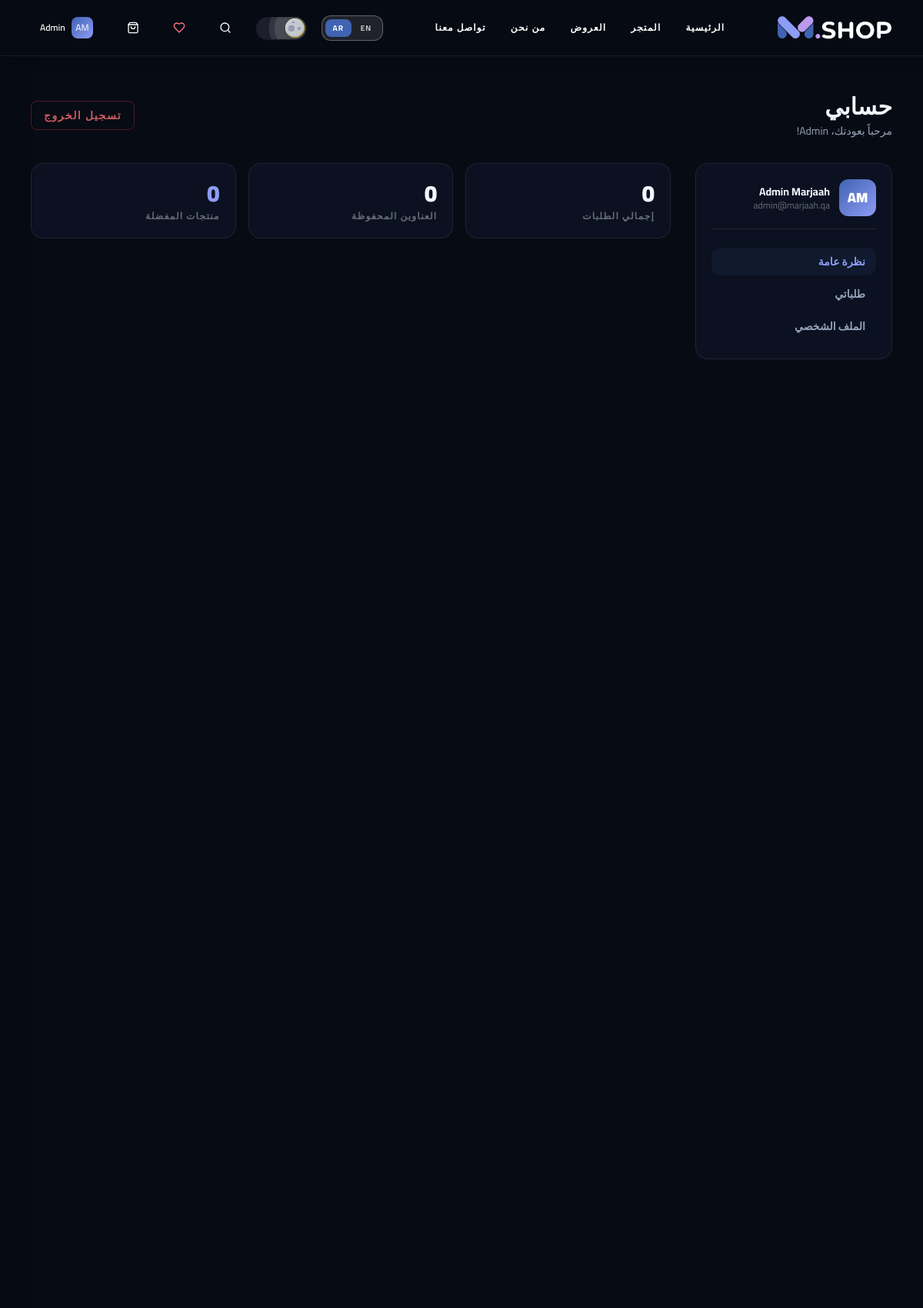
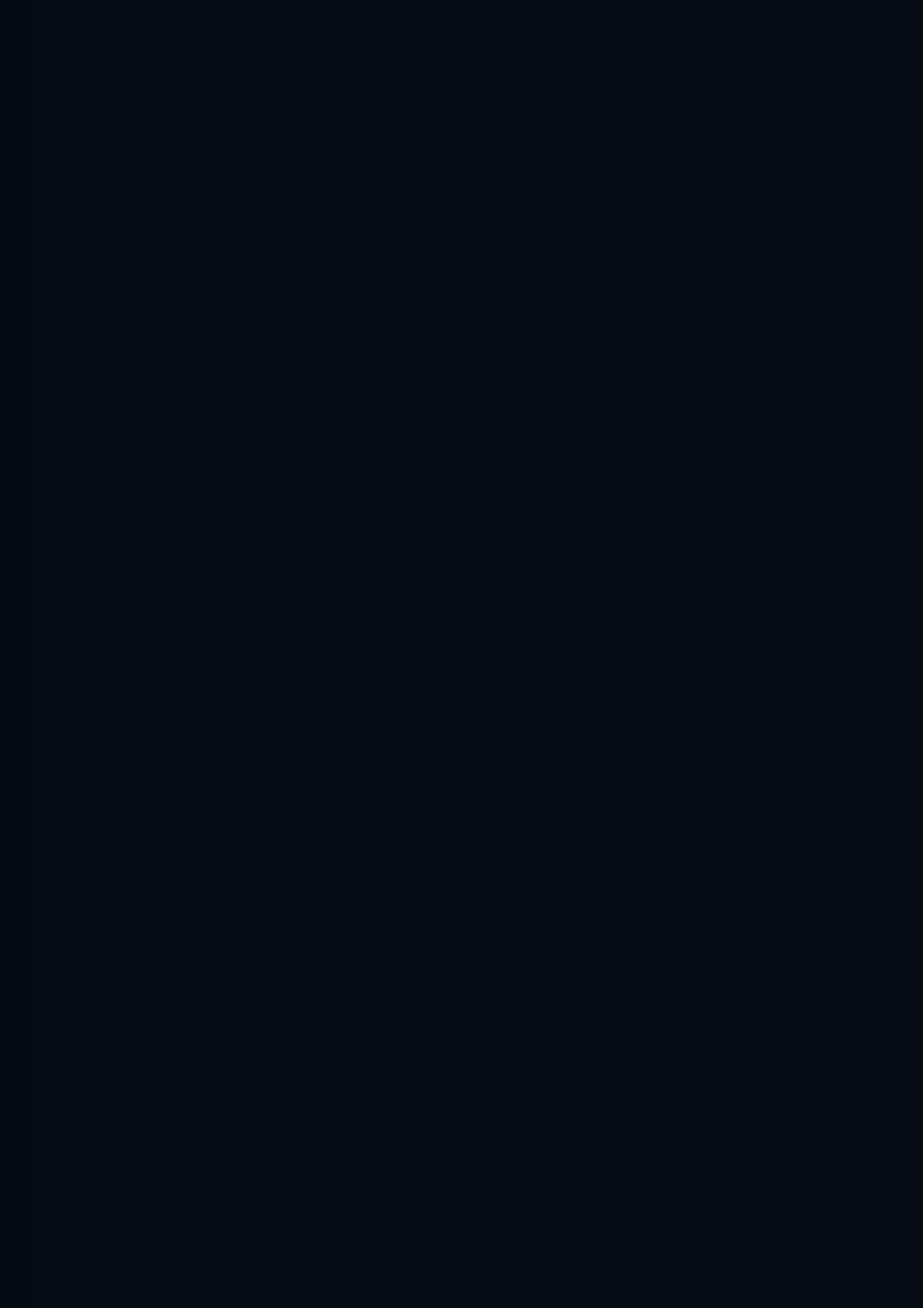
The app's page /ar/account/ (signed in, upper part) with its own data (2 pictures, top to bottom).
### store/models.py (models this page shows, shortened)
class User(AbstractUser):
    phone = models.CharField(max_length=30, blank=True)
    class Meta:
        verbose_name = 'User'

### store/views.py (the view, shortened to what this page needs)
# urls.py: path('account/', views.account_view, name='account'),
@login_required
def account_view(request):
    locale = _get_locale(request)
    orders = request.user.orders.order_by('-created_at')
    addresses = request.user.addresses.all()
    address_form = AddressForm()
    profile_form = ProfileForm(initial={
        'first_name': request.user.first_name,
        'last_name': request.user.last_name,
        'phone': request.user.phone,
    })
    return render(request, 'account/account.html', {
        'orders': orders,
        'addresses': addresses,
        'profile_form': profile_form,
        'address_form': address_form,
        'locale': locale,
    })

### store/templatetags/store_tags.py (called while the page is built)
@register.filter(name='split')
def split(value, arg=' '):
    if not value:
        return []
    return [x.strip() for x in str(value).split(arg)]

### store/translations.py (called while the page is built, shortened)
def load_translations():
    global _EN_CACHE, _AR_CACHE
    if _EN_CACHE is not None and _AR_CACHE is not None:
        return _EN_CACHE, _AR_CACHE

def get_translations(locale='en'):
    en, ar = load_translations()
    return ar if locale == 'ar' else en

    def __getattr__(self, name):
        if name in self:
            return self[name]
        if self._fallback and hasattr(self._fallback, name):
            return getattr(self._fallback, name)
        if self._fallback and isinstance(self._fallback, dict) and name in self._fallback:
            return self._fallback[name]
        return ""

    def __getitem__(self, key):
        if key in self:
            return super().__getitem__(key)
        if self._fallback and key in self._fallback:
            return self._fallback[key]
        return ""

### store/views.py (called while the page is built)
def _get_locale(request):
    return 'ar' if request.path.startswith('/ar/') else 'en'

### templates/account/account.html (shortened to what this page needs)
{% extends "base.html" %}
{% load static %}
{% block content %}
<div class="pt-[72px] min-h-screen">
  <div class="container-custom py-12">
    <div class="flex flex-wrap items-center justify-between gap-4 mb-8">
      <div>
        <h1 class="text-3xl font-display font-black" style="color:var(--text-primary)">{{ t.account.my_account|default:"My Account" }}</h1>
        <p class="text-sm mt-1" style="color:var(--text-secondary)">{% if is_rtl %}مرحباً بعودتك، {{ user.first_name }}!{% else %}Welcome back, {{ user.first_name }}!{% endif %}</p>
      </div>
      <a href="/{{ locale }}/auth/logout/" class="btn-ghost border text-sm text-red-400/80 hover:text-red-400" style="border-color:rgba(239,68,68,0.3)">{{ t.nav.sign_out|default:"Sign Out" }}</a>
    </div>
    <div class="grid lg:grid-cols-4 gap-6 lg:gap-8">
      <div class="lg:col-span-1">
        <div class="rounded-2xl p-4 sm:p-5" style="background:var(--bg-surface);border:1px solid var(--border-color)">
          <div class="flex items-center gap-3 mb-4 sm:mb-6 pb-4" style="border-bottom:1px solid var(--border-color)">
            <div class="w-10 h-10 sm:w-12 sm:h-12 rounded-xl flex items-center justify-center text-white font-display font-black text-sm sm:text-lg flex-shrink-0" style="background:linear-gradient(135deg,#4063B2,#8D9CF5)">{{ user.first_name|first|upper }}{{ user.last_name|first|upper }}</div>
            <div class="min-w-0"><p class="font-bold text-xs sm:text-sm truncate" style="color:var(--text-primary)">{{ user.get_full_name }}</p><p class="text-[11px] sm:text-xs truncate max-w-[150px]" style="color:var(--text-tertiary)">{{ user.email }}</p></div>
          </div>
          <nav class="flex lg:flex-col gap-1.5 overflow-x-auto pb-1 no-scrollbar touch-pan-x">
            <button onclick="showTab('overview')" id="tab-btn-overview" class="flex-shrink-0 text-left {% if is_rtl %}text-right{% endif %} px-3.5 py-2 rounded-xl text-xs sm:text-sm font-semibold transition-all cursor-pointer tab-btn" style="color:var(--text-secondary)">{% if is_rtl %}نظرة عامة{% else %}Overview{% endif %}</button>
            <button onclick="showTab('orders')" id="tab-btn-orders" class="flex-shrink-0 text-left {% if is_rtl %}text-right{% endif %} px-3.5 py-2 rounded-xl text-xs sm:text-sm font-semibold transition-all cursor-pointer tab-btn" style="color:var(--text-secondary)">{% if is_rtl %}طلباتي{% else %}Orders{% endif %}</button>
            <button onclick="showTab('profile')" id="tab-btn-profile" class="flex-shrink-0 text-left {% if is_rtl %}text-right{% endif %} px-3.5 py-2 rounded-xl text-xs sm:text-sm font-semibold transition-all cursor-pointer tab-btn" style="color:var(--text-secondary)">{% if is_rtl %}الملف الشخصي{% else %}Profile{% endif %}</button>
          </nav>
        </div>
      </div>
      <div class="lg:col-span-3">
        <div id="tab-overview" class="tab-panel hidden">
          <div class="grid sm:grid-cols-3 gap-4">
            <div class="rounded-2xl p-5" style="background:var(--bg-surface);border:1px solid var(--border-color)">
              <p class="text-3xl font-display font-black" style="color:var(--text-primary)">{{ orders.count }}</p>
              <p class="text-xs mt-1 uppercase tracking-widest font-bold" style="color:var(--text-tertiary)">{% if is_rtl %}إجمالي الطلبات{% else %}Total Orders{% endif %}</p>
            </div>
            <div class="rounded-2xl p-5" style="background:var(--bg-surface);border:1px solid var(--border-color)">
              <p class="text-3xl font-display font-black" style="color:var(--text-primary)">{{ addresses.count }}</p>
              <p class="text-xs mt-1 uppercase tracking-widest font-bold" style="color:var(--text-tertiary)">{% if is_rtl %}العناوين المحفوظة{% else %}Saved Addresses{% endif %}</p>
            </div>
            <div class="rounded-2xl p-5" style="background:var(--bg-surface);border:1px solid var(--border-color)">
              <p class="text-3xl font-display font-black" style="color:var(--color-accent)">{{ wishlist_count }}</p>
              <p class="text-xs mt-1 uppercase tracking-widest font-bold" style="color:var(--text-tertiary)">{% if is_rtl %}منتجات المفضلة{% else %}Wishlist Items{% endif %}</p>
            </div>
          </div>
        </div>
      </div>
    </div>
  </div>
</div>
{% endblock %}

### templates/partials/navbar.html (shortened to what this page needs)
{% load static %}
<header class="fixed top-0 left-0 right-0 z-50 select-none">
  <div id="main-navbar" class="transition-all duration-300 {% if is_home %}navbar-transparent{% else %}navbar-scrolled{% endif %}">
    <div class="container-custom h-[64px] sm:h-[72px] flex items-center justify-between gap-2 sm:gap-4">
      <a href="/{{ locale }}/" aria-label="M.SHOP Home" class="flex items-center group transition-transform duration-300 hover:scale-105 flex-shrink-0">
        <img src="{% static 'logo-dark.png' %}" alt="M.SHOP" class="h-8 hidden dark:block" />
      </a>
      <nav class="hidden lg:flex items-center gap-8">
        {% for label, href in nav_links %}
        <a href="{{ href }}" class="nav-link text-xs font-sans tracking-widest uppercase transition-all duration-300 {% if current_path == href %}nav-link-active font-black{% else %}hover:tracking-[0.2em] font-bold{% endif %}">{{ label }}</a>
        {% endfor %}
      </nav>
      <div class="flex items-center gap-1.5 sm:gap-3 md:gap-5 flex-shrink-0">
        <div class="lang-switcher-wrap hidden md:flex items-center gap-0.5 rounded-xl px-1 py-1 border transition-all border-white/30 bg-white/10 backdrop-blur-sm">
          {% for loc in "en,ar"|split:"," %}
          <button data-locale-switch="{{ loc }}" class="px-2.5 py-1 rounded-lg text-[10px] font-sans font-bold uppercase tracking-widest transition-all cursor-pointer"
            style="background:{% if locale == loc %}#4063B2{% else %}transparent{% endif %};color:{% if locale == loc %}#fff{% else %}rgba(255,255,255,0.75){% endif %}">{{ loc|upper }}</button>
          {% endfor %}
        </div>
        <div class="items-center select-none hidden md:flex" style="--toggle-size:10px">{% include 'partials/theme_toggle.html' %}</div>
        <button id="search-btn" aria-label="Search" class="nav-btn w-8 h-8 sm:w-10 sm:h-10 rounded-xl flex items-center justify-center transition-all cursor-pointer flex-shrink-0">
          <svg xmlns="http://www.w3.org/2000/svg" width="16" height="16" viewBox="0 0 24 24" fill="none" stroke="currentColor" stroke-width="2" stroke-linecap="round" stroke-linejoin="round"><circle cx="11" cy="11" r="8"/><path d="m21 21-4.3-4.3"/></svg>
        </button>
        <a href="/{{ locale }}/wishlist/" aria-label="Wishlist" class="nav-btn relative w-9 h-9 sm:w-10 sm:h-10 rounded-xl flex items-center justify-center transition-all flex-shrink-0 hover:text-rose-400">
        </a>
        <button data-open-cart onclick="if(window.openCart)window.openCart();" aria-label="Open cart" class="nav-btn relative w-9 h-9 sm:w-10 sm:h-10 rounded-xl flex items-center justify-center cursor-pointer transition-all flex-shrink-0">
          <svg xmlns="http://www.w3.org/2000/svg" width="16" height="16" viewBox="0 0 24 24" fill="none" stroke="currentColor" stroke-width="2" stroke-linecap="round" stroke-linejoin="round"><path d="M6 2 3 6v14a2 2 0 0 0 2 2h14a2 2 0 0 0 2-2V6l-3-4Z"/><path d="M3 6h18"/><path d="M16 10a4 4 0 0 1-8 0"/></svg>
        </button>
        <div class="hidden lg:block relative">
          {% if user.is_authenticated %}
          <div class="relative">
            <button id="user-menu-btn" class="nav-btn flex items-center gap-2 px-3 py-2 rounded-xl transition-all cursor-pointer">
              <div class="w-7 h-7 rounded-lg flex items-center justify-center text-white font-display text-xs" style="background:linear-gradient(135deg,#4063B2,#8D9CF5)">
                {{ user.first_name|first|upper }}{{ user.last_name|first|upper }}
              </div>
              <span class="user-name text-xs font-sans font-semibold max-w-[80px] truncate">{{ user.first_name }}</span>
            </button>
          </div>
          {% endif %}
        </div>
      </div>
    </div>
  </div>
</header>

### static/css/globals.css (style rules this page uses)
*, *::before, *::after { box-sizing: border-box; }
html, body { margin: 0; padding: 0; }
:root, .light { --bg-base: #F5F7FA; --bg-surface: #FFFFFF; --bg-surface-2: #EEF2F8; --bg-surface-3: #DDE4F0; --text-primary: #0D1326; --text-secondary: #4A5568; --text-tertiary: rgba(13, 19, 38, 0.45); --border-color: rgba(13, 19, 38, 0.10); --border-strong: rgba(13, 19, 38, 0.20); --color-navy: #F5F7FA; --color-surface: #FFFFFF; --color-surface-2:#EEF2F8; --color-surface-3:#DDE4F0; --color-primary: #4063B2; --color-accent: #4D63C7; --color-accent-hover: #3551B0; --color-violet: #7B5EA7; --color-sage: #4D63C7; --color-taupe: #4A5568; --color-muted: #4A5568; --color-cyan: #4D63C7; --color-soft-blue:#7B5EA7; --color-white: #0D1326; --scrollbar-track: #E2E8F0; --scrollbar-thumb: #A0AEC0; --scrollbar-hover: #4D63C7; --selection-bg: #4063B2; --selection-text: #ffffff; --font-guminert: 'Space Grotesk', 'Outfit', 'Urbanist', system-ui, sans-serif; --font-condenso: 'Space Grotesk', 'Outfit', sans-serif; --font-tall: 'Space Grotesk', 'Outfit', sans-serif; --font-anton: 'Space Grotesk', 'Outfit', sans-serif; --font-inter: 'Inter', system-ui, -apple-system, sans-serif; --font-outfit: 'Outfit', sans-serif; --ease-fluid: cubic-bezier(0.16, 1, 0.3, 1); }
.dark { --bg-base: #070B14; --bg-surface: #0B1120; --bg-surface-2: #10192D; --bg-surface-3: #16223D; --text-primary: #F1F5FE; --text-secondary: #94A3B8; --text-tertiary: rgba(241, 245, 254, 0.40); --border-color: rgba(255, 255, 255, 0.08); --border-strong: rgba(255, 255, 255, 0.15); --color-navy: #070B14; --color-surface: #0B1120; --color-surface-2:#10192D; --color-surface-3:#16223D; --color-primary: #4063B2; --color-accent: #8D9CF5; --color-accent-hover: #A8B4F8; --color-violet: #BB9AED; --color-sage: #8D9CF5; --color-taupe: #94A3B8; --color-muted: #94A3B8; --color-cyan: #8D9CF5; --color-soft-blue:#BB9AED; --color-white: #F1F5FE; --scrollbar-track: #070B14; --scrollbar-thumb: #16223D; --scrollbar-hover: #8D9CF5; --selection-bg: #4063B2; --selection-text: #ffffff; }
[dir="rtl"] { font-family: var(--font-cairo), system-ui, sans-serif; }
[dir="rtl"] h1, [dir="rtl"] h2, [dir="rtl"] h3, [dir="rtl"] .font-display { font-family: var(--font-cairo), system-ui, sans-serif; letter-spacing: 0 !important; }
[dir="rtl"] p, [dir="rtl"] label, [dir="rtl"] span, [dir="rtl"] li { text-align: right; }
html.dark #main-navbar.navbar-scrolled { background: rgba(7, 11, 20, 0.95) !important; border-bottom: 1px solid rgba(255, 255, 255, 0.08) !important; backdrop-filter: blur(12px); }
html.dark #main-navbar .nav-btn, html.dark #main-navbar .nav-link, html.dark #main-navbar #user-menu-btn, html.dark #main-navbar .user-name { color: #ffffff !important; }

### templates/base.html (style rules this page uses)
.navbar-scrolled { background: rgba(255,255,255,0.95) !important; backdrop-filter: blur(12px); border-bottom: 1px solid rgba(13,19,38,0.10) !important; box-shadow: 0 4px 24px rgba(0,0,0,0.08) !important; }
.dark .navbar-scrolled { background: rgba(7,11,20,0.95) !important; border-bottom: 1px solid rgba(255,255,255,0.08) !important; }
html.dark #main-navbar.navbar-scrolled { background: rgba(7, 11, 20, 0.95) !important; border-bottom: 1px solid rgba(255, 255, 255, 0.08) !important; backdrop-filter: blur(12px); }
html.dark #main-navbar .nav-btn, html.dark #main-navbar .nav-link, html.dark #main-navbar #user-menu-btn, html.dark #main-navbar .user-name { color: #ffffff !important; }
.container-custom, .container-wide { width: 100% !important; max-width: 1440px !important; margin-left: auto !important; margin-right: auto !important; padding-left: 1rem !important; padding-right: 1rem !important; }
@media (min-width: 640px) { .container-custom, .container-wide { padding-left: 1.5rem !important; padding-right: 1.5rem !important; } }
@media (min-width: 768px) { .container-custom, .container-wide { padding-left: 2rem !important; padding-right: 2rem !important; } }
@media (min-width: 1024px) { .container-custom, .container-wide { padding-left: 2.5rem !important; padding-right: 2.5rem !important; } }
[dir="rtl"], [dir="rtl"] body { font-family: 'Cairo', 'Inter', system-ui, -apple-system, sans-serif !important; }
[dir="rtl"] h1, [dir="rtl"] h2, [dir="rtl"] h3, [dir="rtl"] h4, [dir="rtl"] h5, [dir="rtl"] h6, [dir="rtl"] .font-guminert, [dir="rtl"] .font-display, [dir="rtl"] .font-sans, [dir="rtl"] .font-outfit { font-family: 'Cairo', system-ui, -apple-system, sans-serif !important; }

### records on screen
User: first_name|first "A", last_name|first "M", first_name "Admin", get_full_name "Admin Marjaah", email "admin@marjaah.qa", count "0"

### other values on screen
{{ label }} "الرئيسية" "المتجر" "العروض" "من نحن" "تواصل معنا"
{{ loc|upper }} "EN" "AR"
{{ t.account.my_account|default:"My Account" }} "حسابي"
{{ t.nav.sign_out|default:"Sign Out" }} "تسجيل الخروج"
{{ orders.count }} "0"
{{ wishlist_count }} "0"
